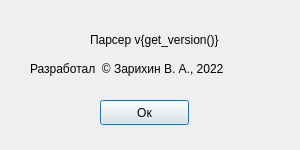
<?xml version="1.0" encoding="UTF-8"?>
<ui version="4.0">
 <class>about_window</class>
 <widget class="QDialog" name="about_window">
  <property name="windowModality">
   <enum>Qt::ApplicationModal</enum>
  </property>
  <property name="geometry">
   <rect>
    <x>0</x>
    <y>0</y>
    <width>300</width>
    <height>150</height>
   </rect>
  </property>
  <property name="minimumSize">
   <size>
    <width>300</width>
    <height>150</height>
   </size>
  </property>
  <property name="maximumSize">
   <size>
    <width>300</width>
    <height>150</height>
   </size>
  </property>
  <property name="windowTitle">
   <string>Dialog</string>
  </property>
  <widget class="QPushButton" name="ok_btn">
   <property name="geometry">
    <rect>
     <x>100</x>
     <y>100</y>
     <width>89</width>
     <height>25</height>
    </rect>
   </property>
   <property name="text">
    <string>Ок</string>
   </property>
  </widget>
  <widget class="QLabel" name="text_varsion">
   <property name="geometry">
    <rect>
     <x>90</x>
     <y>30</y>
     <width>181</width>
     <height>20</height>
    </rect>
   </property>
   <property name="text">
    <string>Парсер v{get_version()}</string>
   </property>
  </widget>
  <widget class="QLabel" name="text_dev">
   <property name="geometry">
    <rect>
     <x>30</x>
     <y>60</y>
     <width>251</width>
     <height>17</height>
    </rect>
   </property>
   <property name="text">
    <string>Разработал  © Зарихин В. А., 2022</string>
   </property>
  </widget>
 </widget>
 <resources/>
 <connections/>
</ui>
